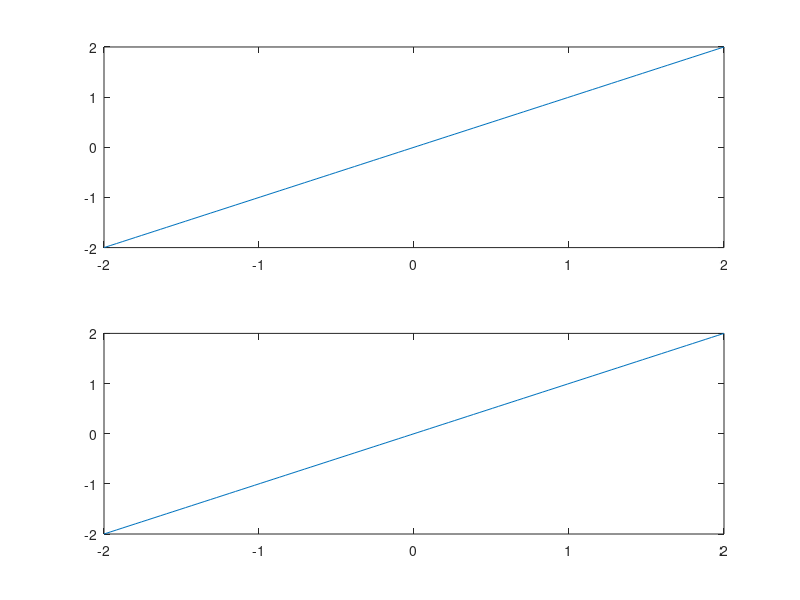

The MATLAB source for this figure:
clear all; close all;

x = linspace(-2,2,100);
y = linspace(-2,2,100);

for i = 1:2
    
figure(1),
subplot(2,1,i)
plot(x,y)

end

